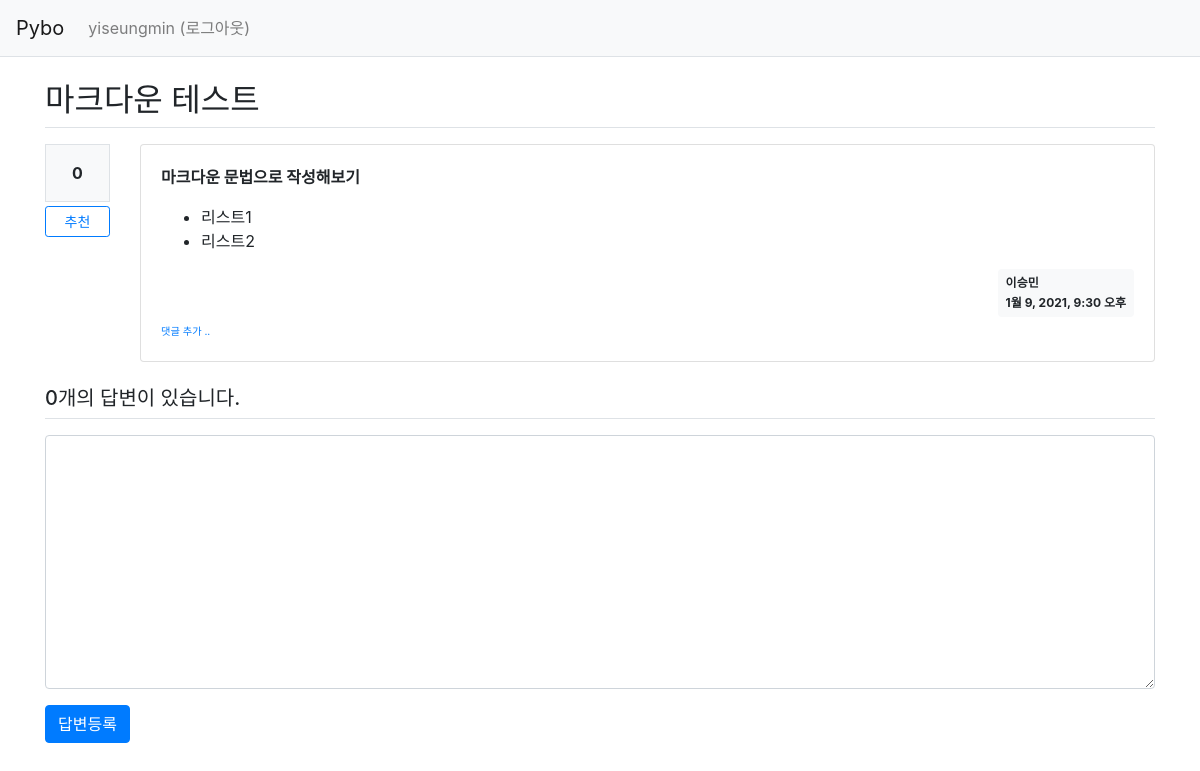
/pybo/2/ (signed in), run on the app's committed database.
### pybo/models.py (models this page shows, shortened)
class Question(models.Model) :
    subject = models.CharField(max_length=200)  #제목
    content = models.TextField()
    create_date = models.DateTimeField()
    author = models.ForeignKey(User, on_delete=models.CASCADE, related_name='author_question')
    modify_date = models.DateTimeField(null=True, blank=True)
    voter = models.ManyToManyField(User, related_name='voter_question')

### pybo/views/base_views.py (the view)
# urls.py: path('<int:question_id>/', base_views.detail, name='detail'),
def detail(request, question_id) :
    question = get_object_or_404(Question, pk=question_id)
    context = {'question':question}
    return render(request, 'pybo/question_detail.html', context)

### pybo/templatetags/pybo_filter.py (called while the page is built)
@register.filter()
def mark(value) :
    extensions = ["nl2br", "fenced_code"]
    return mark_safe(markdown.markdown(value, extensions=extensions))

### templates/pybo/question_detail.html (shortened to what this page needs)
{% extends 'base.html' %}
{% load pybo_filter %}
{% block content %}
    <div class="container my-3">
        <h2 class="border-bottom py-2">{{ question.subject }}</h2>
        <div class="row my-3">
            <div class="col-1">
                <div class="bg-light text-center p-3 border font-weight-bolder mb-1">
                    {{ question.voter.count }}
                </div>
                <a href="#" data-uri="{% url 'pybo:vote_question' question.id %}"
                   class="recommend btn btn-sm btn-outline-primary btn-block my-1">추천</a>
            </div>
            <div class="col-11">
                <div class="card">
                    <div class="card-body">
                        <div class="card-text">
                            {{ question.content|mark }}
                        </div>
                        <div class="d-flex justify-content-end">
                            <div class="badge badge-light p-2 text-left">
                                <div class="mb-2">{{ question.author.username }}</div>
                                <div>{{ question.create_date }}</div>
                            </div>
                        </div>
                        <div>
                            <a href="{% url 'pybo:comment_create_question' question.id  %}"
                               class="small"><small>댓글 추가 ..</small></a>
                        </div>
                    </div>
                </div>
            </div>
        </div>
        <h5 class="border-bottom my-3 py-2">{{ question.answer_set.count }}개의 답변이 있습니다.</h5>
        <form action="{% url 'pybo:answer_create' question.id %}" method="post" class="my-3">
            <div class="form-group">
                <textarea {% if not user.is_authenticated %}disabled{% endif %}
                          name ="content" id="content" class="form-control" rows="10"></textarea>
            </div>
            <input type="submit" value="답변등록" class="btn btn-primary">
        </form>
    </div>
{% endblock %}

### templates/navbar.html (shortened to what this page needs)
<nav class="navbar navbar-expand-lg navbar-light bg-light border-bottom">
    <a class="navbar-brand" href="{% url 'pybo:index' %}">Pybo</a>
    <div class="collapse navbar-collapse flex-grow-0" id="navbarNav">
        <ul class="navbar-nav">
            <li class="nav-item ">
                {% if user.is_authenticated %}
                    <a class="nav-link" href="{% url 'common:logout' %}">{{ user.username }} (로그아웃)</a>
                {% else %}
                    <a class="nav-link" href="{% url 'common:login' %}">로그인</a>
                {% endif %}
            </li>
        </ul>
    </div>
</nav>

### data on the page
Question: subject "마크다운 테스트", voter.count "0", content|mark "마크다운 문법으로 작성해보기 리스트1 리스트2", author.username "이승민", create_date "1월 9, 2021, 9:30 오후", answer_set.count "0"

### other printed values
{{ user.username }} "yiseungmin"
